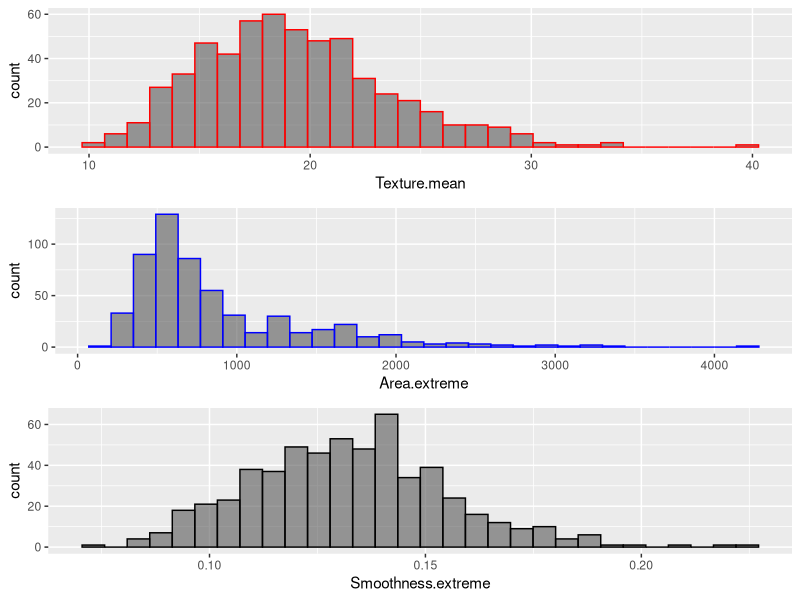
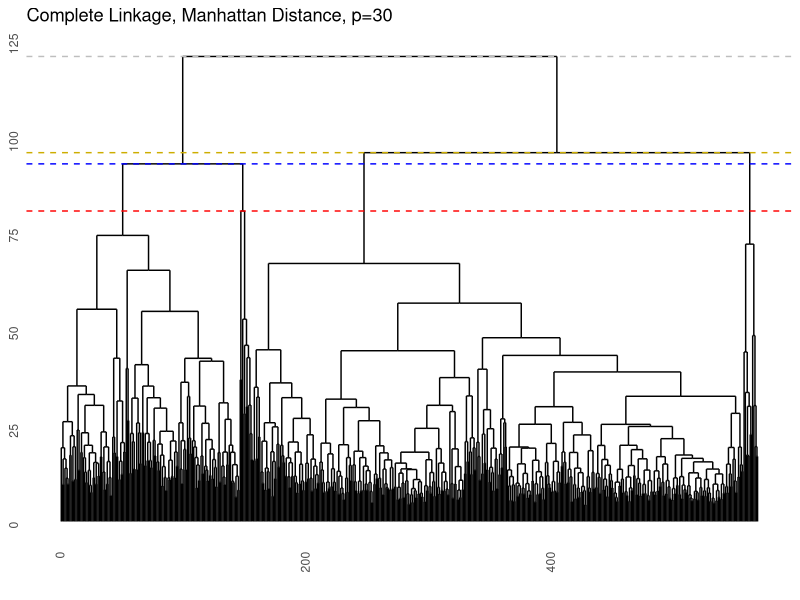
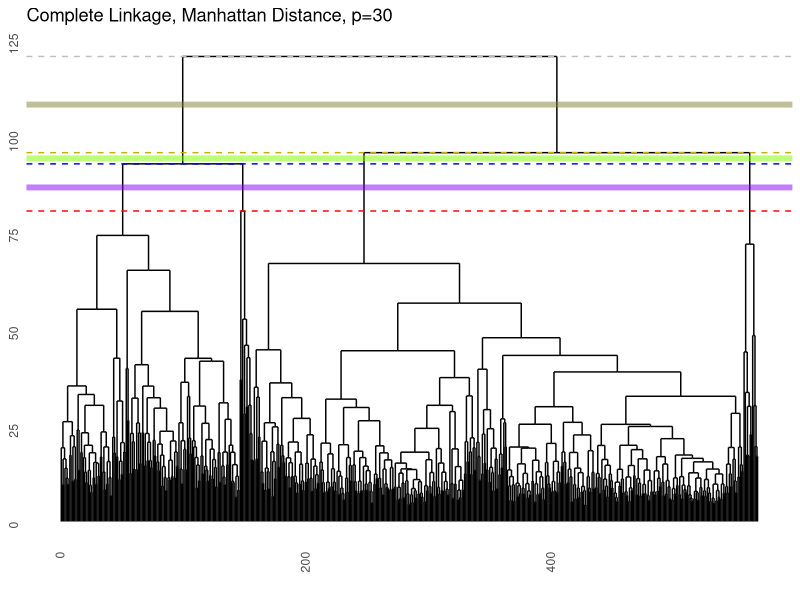
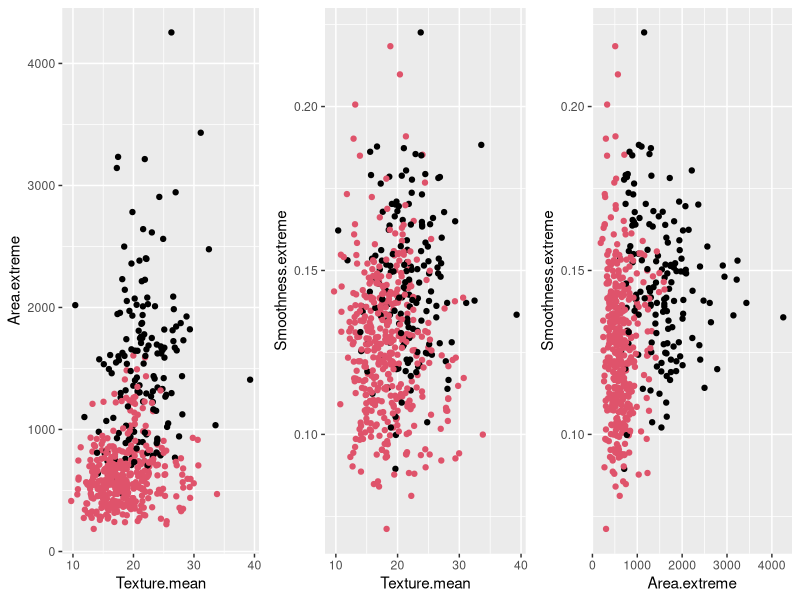

Source code (R) for these figures, in order:
setwd("C:/Users/jeffe/Documents/MSDS/GitHub/MSDS/DS740/lesson 12")

############# libraries used ############
# for methods
# for assumption-checking 
# for data organization
library(dplyr)
# for visuals
library(ggplot2)
library(gridExtra)
library(ggdendro)

############# Review data #############
# read in data and review
cancer = read.csv("WI_breastcancer_characteristics.csv")
names(cancer)
dim(cancer)

# measurements only (no diagnosis)
x <- cancer %>%
  select(-ID)
xselect <- cancer %>%
  select(Texture.mean, Area.extreme, Smoothness.extreme)
n = dim(x)[1]
p = dim(x)[2]
pselect = dim(xselect)[2]

# histograms of 3 selected variables
plot1 <- xselect %>%
  ggplot( aes(x=Texture.mean)) +
  geom_histogram( color="red", alpha=0.6, position = 'identity')
plot2 <- xselect %>%
  ggplot( aes(x=Area.extreme)) +
  geom_histogram( color="blue", alpha=0.6, position = 'identity')
plot3 <- xselect %>%
  ggplot( aes(x=Smoothness.extreme)) +
  geom_histogram( color="black", alpha=0.6, position = 'identity')
grid.arrange(plot1, plot2, plot3, nrow=3)

# scaling visibly required to allow all predictors to contribute to similarity measure
x.scale = scale(x)
xselect.scale = scale(xselect)

######################################################
############# Fitting hierarchical models ############
######################################################

# Euclidean distance
dist.xselect.scale = dist(xselect.scale, method="euclidean")
dist.x.scale = dist(x.scale, method="euclidean")
# Manhattan distance
dist.xselect.scale.man = dist(xselect.scale, method="manhattan")
dist.x.scale.man = dist(x.scale, method="manhattan")

############# complete  linkage ############
# using selected p = 3 measurements
hc.fit = hclust(dist.xselect.scale,method="complete")  # Euclidean
#hc.fit = hclust(dist.xselect.scale.man,method="complete")  # Manhattan
linktype = "Complete Linkage"
# distance at which merge via complete linkage occurs
hc.fit$height
hc.4321 = hc.fit$height[(n-4):(n-1)]
hc.avg = (hc.fit$height[(n-3):(n-1)]+hc.fit$height[(n-4):(n-2)])/2
# obtaining cluster labels
hc.fit$height[(n-4):(n-1)]
nclust=2
htclust = 7.56 # mean(hc.fit$height[(n-2):(n-1)])
membclust = cutree(hc.fit,k=nclust) # cutree(hc.fit,h = htclust)

############# single  linkage ############
# using selected p = 3 measurements
hc.fit = hclust(dist.xselect.scale,method="single")
linktype = "Single Linkage"
# distance at which merge via complete linkage occurs
hc.4321 = hc.fit$height[(n-4):(n-1)]
hc.avg = (hc.fit$height[(n-3):(n-1)]+hc.fit$height[(n-4):(n-2)])/2
# obtaining cluster labels
hc.fit$height[(n-4):(n-1)]
nclust=2 
htclust = mean(hc.fit$height[(n-2):(n-1)])
membclust = cutree(hc.fit,k=nclust) # cutree(hc.fit,h = htclust)

############# average  linkage ############
# using selected p = 3 measurements
hc.fit = hclust(dist.xselect.scale,method="average")
linktype = "Average Linkage"
# distance at which merge via complete linkage occurs
hc.4321 = hc.fit$height[(n-4):(n-1)]
hc.avg = (hc.fit$height[(n-3):(n-1)]+hc.fit$height[(n-4):(n-2)])/2
# obtaining cluster labels
hc.fit$height[(n-4):(n-1)]
nclust=2
htclust = mean(hc.fit$height[(n-2):(n-1)])
membclust = cutree(hc.fit,k=nclust) # cutree(hc.fit,h = htclust)

############# complete  linkage, p=30, Manhattan distance ############
# using all p = 30 variables
# try manhattan distance with so many measurements
hc.fit = hclust(dist.x.scale.man,method="complete")
linktype = "Complete Linkage, Manhattan Distance, p=30"
# distance at which merge via complete linkage occurs
hc.4321 = hc.fit$height[(n-4):(n-1)]
hc.avg = (hc.fit$height[(n-3):(n-1)]+hc.fit$height[(n-4):(n-2)])/2
# obtaining cluster labels
hc.fit$height[(n-4):(n-1)]
nclust=2
htclust = mean(hc.fit$height[(n-2):(n-1)])
membclust = cutree(hc.fit,k=nclust) # cutree(hc.fit,h = htclust)

#############  visualize in dendrogram ############# 
dend.form = as.dendrogram(hc.fit)
dend.merge <- ggdendrogram(dend.form, rotate = F,labels=F) + 
  labs(title = linktype) +
  geom_hline(yintercept=hc.4321, linetype="dashed", 
             color = c("red","blue","gold3","gray"))  
dend.merge
dend.merge +
  geom_hline(yintercept=hc.avg, size = 2,
             color = c(rgb(.5,0,1,0.5),rgb(.5,1,0,0.5),rgb(.5,.5,.2,0.5))) 

#############  scatterplot pairs of 3 selected variables #############  
pairs12 <- xselect %>%
  ggplot( aes(x=Texture.mean, y=Area.extreme)) +
  geom_point( color=membclust)
pairs13 <- xselect %>%
  ggplot( aes(x=Texture.mean, y=Smoothness.extreme))  +
  geom_point( color=membclust)
pairs23 <- xselect %>%
  ggplot( aes(x=Area.extreme, y=Smoothness.extreme))  +
  geom_point( color=membclust)
grid.arrange(pairs12, pairs13, pairs23, nrow=1)


#############  compare to actual diagnosis #############  
membclust
cancerdiagnosis = read.csv("WI_breastcancer_response.csv")
actualdiagnosis = cancerdiagnosis$Diagnosis

table(actualdiagnosis,membclust)

HierResults = data.frame(ID = cancerdiagnosis$ID, membHier = membclust)
write.csv(HierResults,"HierResults.csv")
